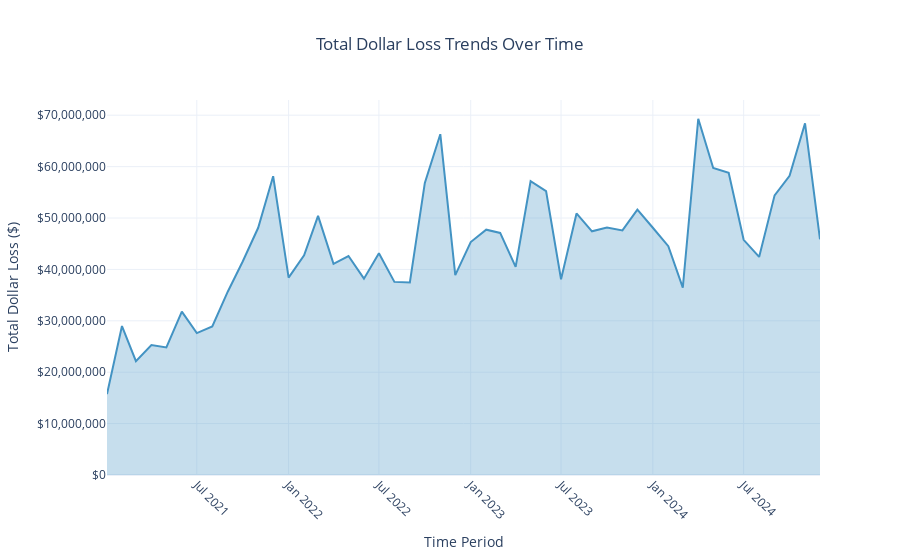

Here is the notebook cell this chart was saved with:
### Code cell
# 2. Dollar loss trends over time (Area Chart)
monthly_loss = df.groupby('YearMonth').agg({
    'Dollar Loss Clean': 'sum',
    'Date': 'first'  # Keep a date for proper sorting
}).reset_index()

fig2 = go.Figure()

fig2.add_trace(go.Scatter(
    x=monthly_loss['Date'],
    y=monthly_loss['Dollar Loss Clean'],
    fill='tozeroy',
    name='Dollar Loss',
    line=dict(color='rgb(67, 147, 195)', width=2),
    fillcolor='rgba(67, 147, 195, 0.3)'
))

fig2.update_layout(
    title={
        'text': 'Total Dollar Loss Trends Over Time',
        'x': 0.5,
        'xanchor': 'center'
    },
    xaxis_title='Time Period',
    yaxis_title='Total Dollar Loss ($)',
    template='plotly_white',
    showlegend=False,
    plot_bgcolor='white',
    xaxis=dict(tickangle=45),
    yaxis=dict(tickformat='$,.0f')
)

fig2.show()
